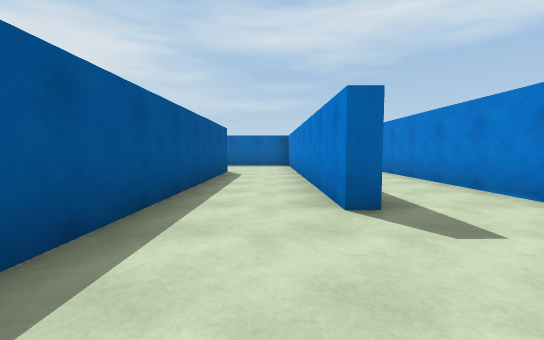
View 1 (above)

24 first-person views from a walk through a scene from a Unity 3-D project. The camera is 1.2 m above the floor, tilts 4° down and sees 90° across. The floor is counted in squares, 2 m on a side. Each view is taken from the middle of a square. On the plan, view 1 faces up. The plan holds only what a view shows up to about 9 squares ahead; the rest is blank. The player character is not drawn.

View 2
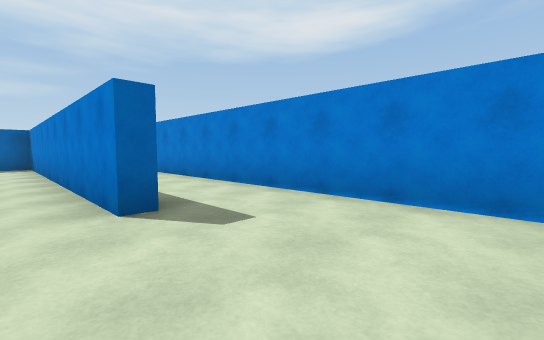

View 3
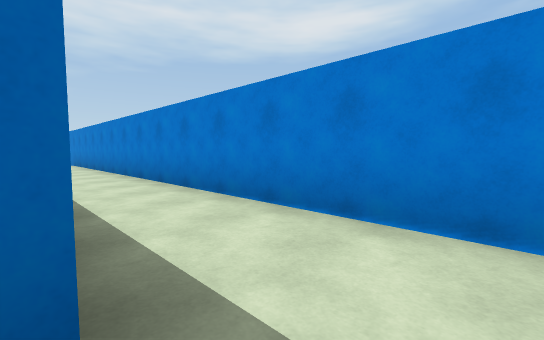

View 4
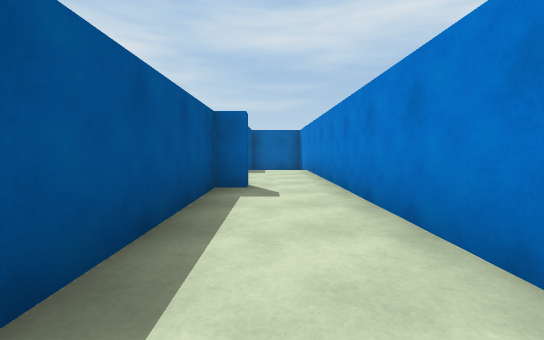

View 5
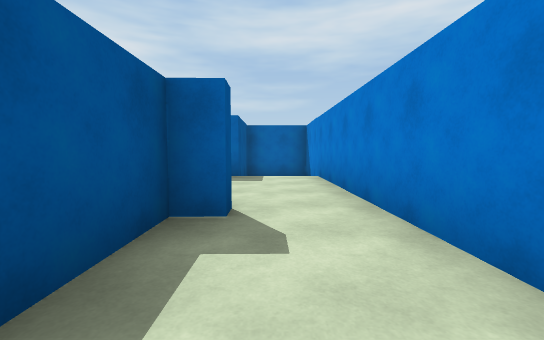

View 6
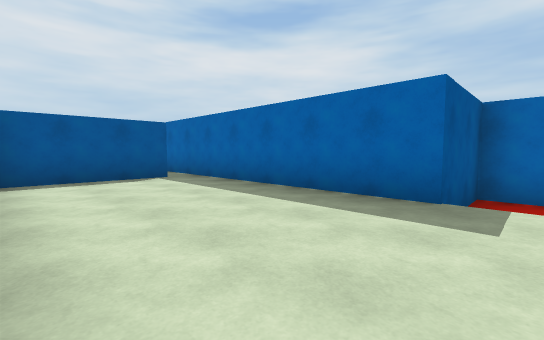

View 7
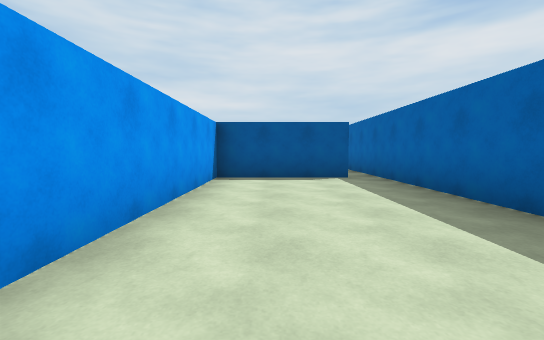

View 8
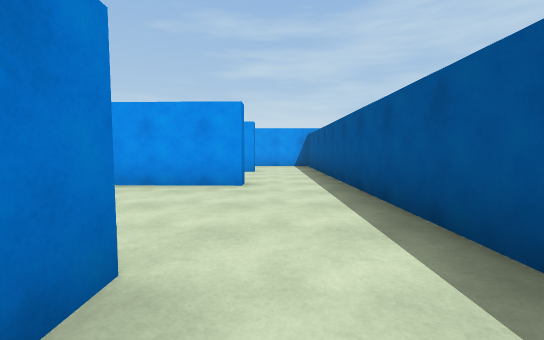

View 9
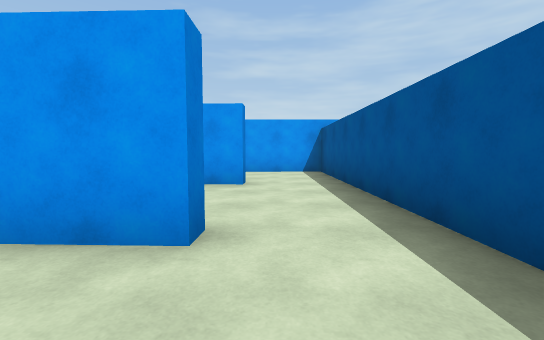

View 10
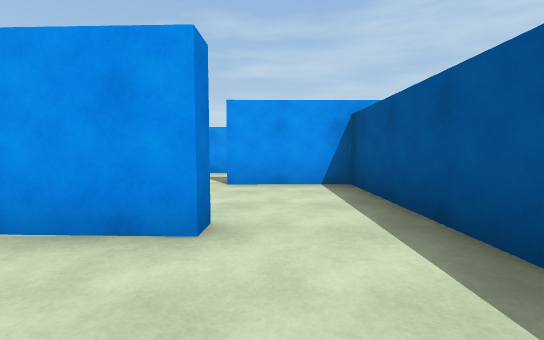

View 11
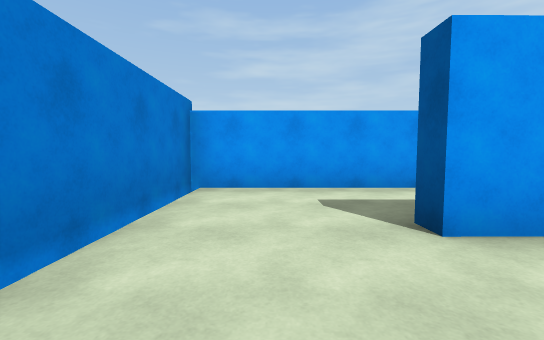

View 12
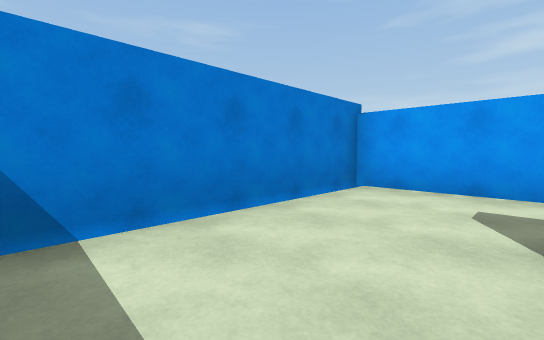

View 13
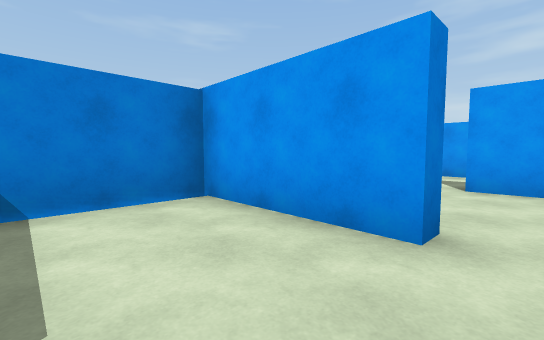

View 14
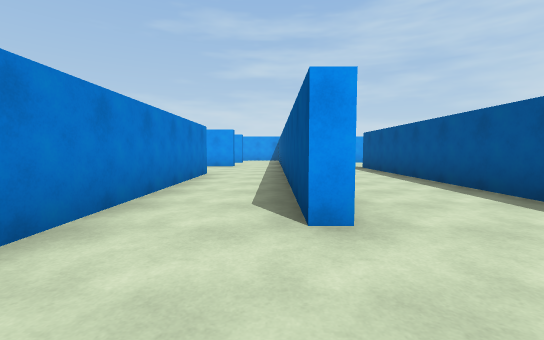

View 15
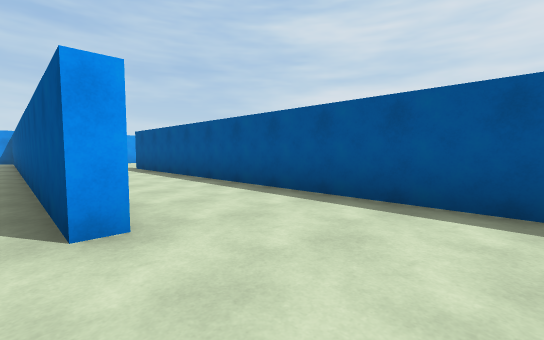

View 16
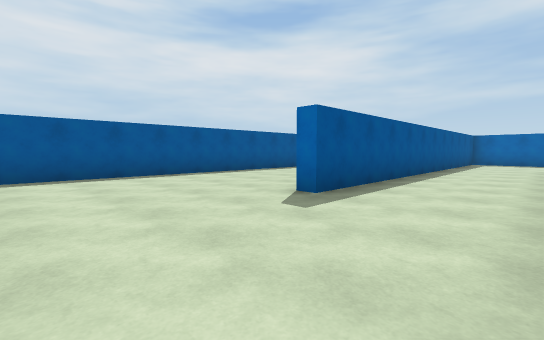

View 17
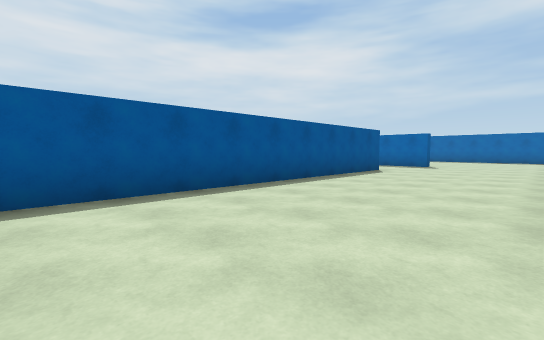

View 18
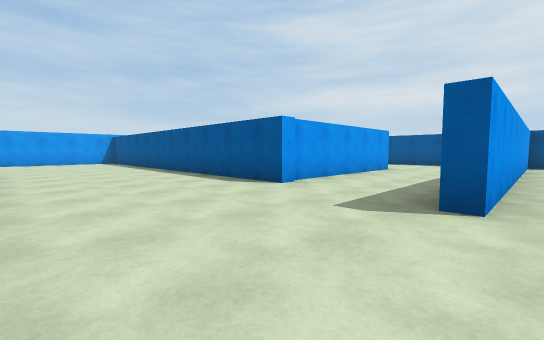

View 19
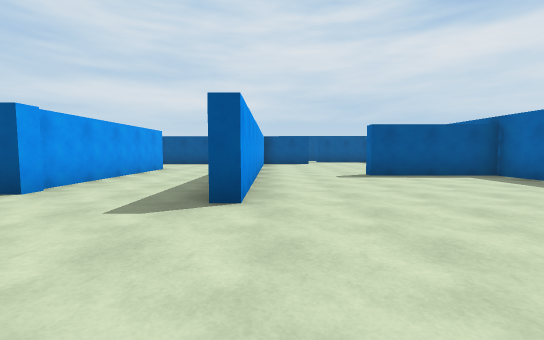

View 20
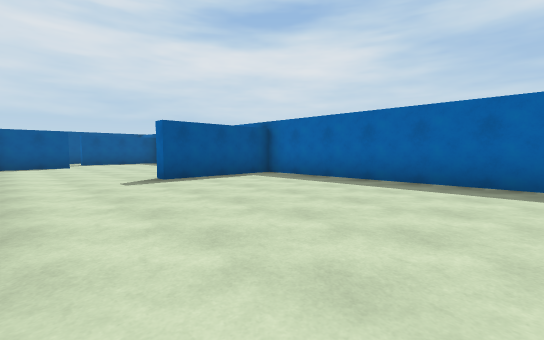

View 21
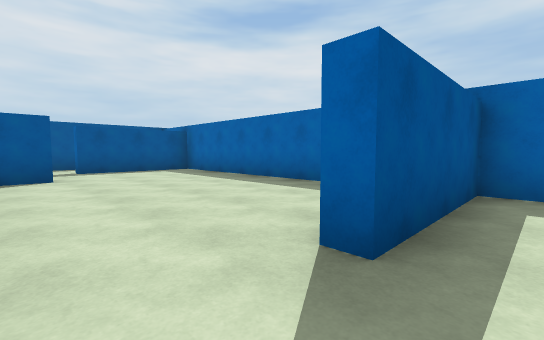

View 22
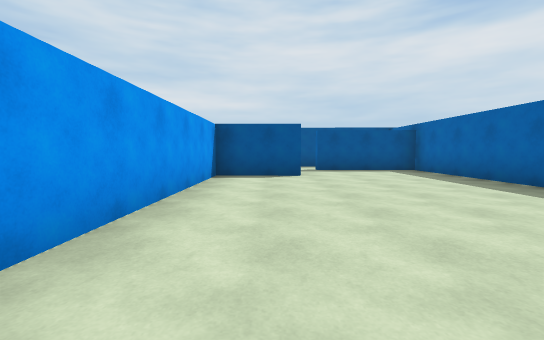

View 23
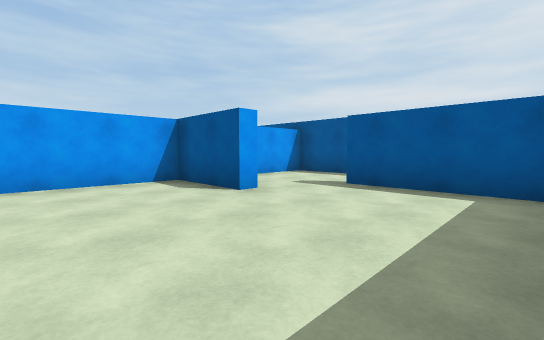

View 24
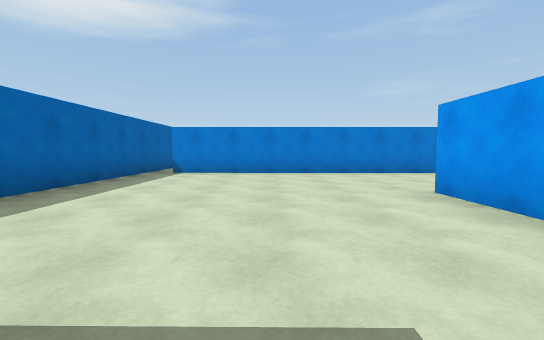

### Floor plan
Ten units are one square. View 1 is at (0, 0); x grows to the right and y downward. Boxes are objects, and circles mark ways between rooms. Rooms are numbered by the first view taken in them; rooms with no view inside come last. Other rooms are left out.
<svg viewBox="-221 -184 259 283">
<path fill="none" stroke="#000" d="M17 -115 11 -114 11 -79M-13 -79 -14 5M12 -27 7 -27 7 -74M-42 -148 -42 -117 9 -118M32 0 31 -179 10 -179 10 -155 -34 -155M6 7 28 8M6 11 6 7M5 39 33 40 33 19M-14 5 -14 34M-4 94 33 94 33 49M-14 34 -14 69 8 69 8 73M-46 -75 -45 -148M-142 -64 -87 -64 -88 31M-42 -101 -43 -2 -47 -2M-17 -79 -13 -79M7 -74 7 -114 -1 -114M-176 -118 -176 -96 -81 -96 -81 -92M-141 -155 -195 -155 -195 -124M-34 -155 -116 -155 -116 -124 -120 -124M-181 -116 -176 -116M-216 -127 -216 -96 -198 -96"/>
<circle cx="0" cy="10" r="3" fill="#2a7"/>
<circle cx="-40" cy="-150" r="3" fill="#2a7"/>
<circle cx="0" cy="-80" r="3" fill="#2a7"/>
<circle cx="0" cy="40" r="3" fill="#2a7"/>
<text x="20" y="-90">1</text>
<text x="10" y="20">2</text>
<text x="10" y="70">3</text>
<text x="-90" y="-70">4</text>
</svg>
Room 1 opens to room 2. Room 1 opens to room 4. Room 2 opens to room 3.

Where each view was taken, in squares from view 1:
view 1: 0 up, 0 right, facing up
view 2: 0 up, 0 right, facing up-right
view 3: 2 up, 1 right, facing up-right
view 4: 7 up, 2 right, facing up
view 5: 9 up, 2 right, facing up
view 6: 12 up, 2 right, facing up-left
view 7: 13 up, 2 right, facing left
view 8: 4 up, 0 right, facing down
view 9: 1 up, 0 right, facing down
view 10: 2 down, 0 right, facing down
view 11: 5 down, 2 right, facing down
view 12: 5 down, 1 right, facing down-right
view 13: 2 down, 0 right, facing down-right
view 14: 10 up, 1 left, facing down
view 15: 10 up, 1 left, facing down-left
view 16: 3 down, 2 left, facing up-left
view 17: 2 down, 5 left, facing up-left
view 18: 10 up, 5 left, facing down-left
view 19: 10 up, 5 left, facing left
view 20: 10 up, 6 left, facing up-left
view 21: 11 up, 11 left, facing up-left
view 22: 11 up, 11 left, facing left
view 23: 15 up, 15 left, facing down-left
view 24: 12 up, 12 left, facing right
